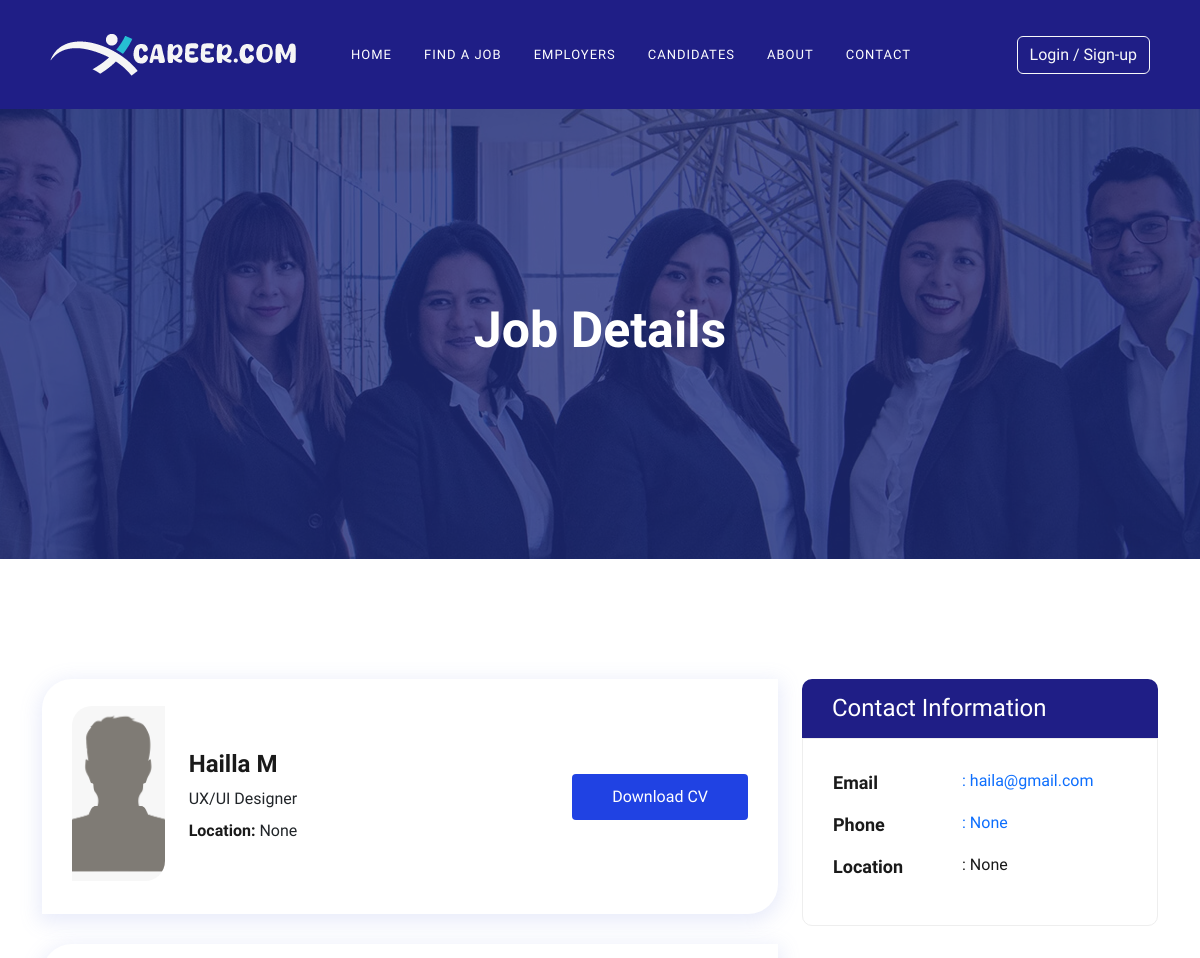
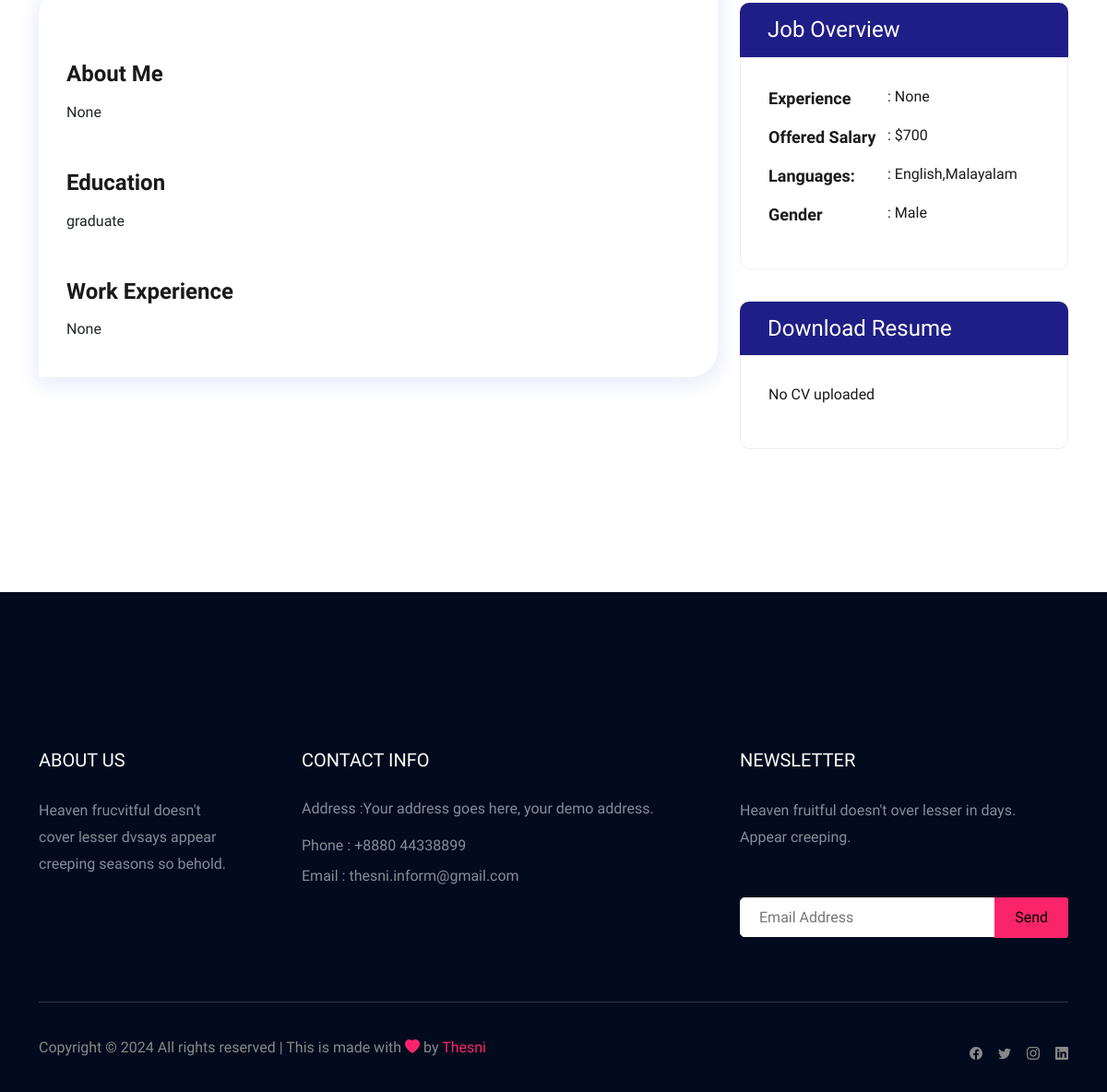
The app's page /candidate_details/2 with its own data (2 pictures, top to bottom).
### user/models.py (models this page shows, shortened)
class Applicant(models.Model):
    user = models.OneToOneField(User, on_delete=models.CASCADE)
    email = models.CharField(max_length=50)
    phone = models.CharField(max_length=10, null=True,)
    image = models.ImageField(upload_to="media/", null=True, blank=True)
    gender = models.CharField(max_length=10)
    type = models.CharField(max_length=20)
    year = models.CharField(max_length=20)
    about = models.TextField(null=True, blank=True)
    work = models.TextField(null=True, blank=True)
    location = models.TextField(null=True, blank=True)
    cv = models.FileField(upload_to="resumes/", null=True, blank=True)
    district= models.TextField(null=True, blank=True)
    state= models.TextField(null=True, blank=True)
    country= models.TextField(null=True, blank=True)
    pincode= models.TextField(null=True, blank=True)
    EDUCATION_CHOICES = [
        ('diploma', 'Diploma'),
        ('graduate', 'Graduate'),
        ('post_graduate', 'Post Graduate'),
        ('iti', 'ITI'),
    ]
    education_level = models.CharField(max_length=20, choices=EDUCATION_CHOICES, default='graduate')

### user/views.py (the view)
# urls.py: path('candidate_details/<int:myid>', views.candidate_details, name= 'candidate_details'),
def candidate_details(request, myid):
    candidate = Applicant.objects.get(id=myid)
    return render(request,"candidate_details.html", {'candidate': candidate})

### user/context_processors.py (called while the page is built, shortened)
def user_role(request):
    user = request.user
    return {'is_applicant': False, 'is_company': False}

### templates/candidate_details.html (shortened to what this page needs)
{% extends 'base.html' %}
{% block content %}
{% load static %}
<div class="slider-area ">
    <div class="single-slider section-overly slider-height2 d-flex align-items-center"
        data-background="/static/img/about.jpg" style="background-image: url(&quot;/static/img/about.jpg&quot;);">
        <div class="container">
            <div class="row">
                <div class="col-xl-12">
                    <div class="hero-cap text-center">
                        <h2>job details</h2>
                    </div>
                </div>
            </div>
        </div>
    </div>
</div>
<div class="job-post-company pt-120 pb-120">
    <div class="container">
        <div class="row">
            <div class="col-lg-8">
                <div class="candidates-cv">
                    <div class="row align-items-center">
                        <div class="col-lg-2">
                            <div class="hot-jobs-img">
                                {% if candidate.image %}
                              <img src="{{candidate.image.url}}" alt="">
                               {% else %}
                              <img src="/static/img/user.png" alt="Image" >
                               {% endif %}
                            </div>
                        </div>
                        <div class="col-lg-6">
                            <div class="candidates-cv-content">
                                <h3>{{candidate.user.first_name}} {{candidate.user.last_name}}</h3>
                                <span class="sub-title">UX/UI Designer</span>
                                <ul>
                                    <li><span>Location: </span>{{candidate.location}}</li>
                                </ul>
                            </div>
                        </div>
                        <div class="col-lg-4">
                            <a href="{{ applicant.cv.url }}" target="_blank" class="default-btn" download="">Download CV</a>
                        </div>
                    </div>
                </div>
                <div class="candidates-details-content">
                    <h3>About Me</h3>
                    <p>{{candidate.about}}</p>
                    <h3>Education</h3>
                    <ul>
                        <li class="arts"> {{candidate.education_level}}</li>
                    </ul>
                    <h3>Work Experience</h3>
                    <ul>
                        <li class="arts"> {{candidate.work}}</li>
                    </ul>
                </div>
            </div>
            <div class="col-lg-4">
                <div class="candidates-details-sidebar">
                    <div class="candidates-widget">
                        <h3>Contact Information</h3>
                        <ul class="overview">
                            <li>
                                Email
                                <a href="mailto:hello@jubi.com"><span>: {{candidate.user.email}}</span></a>
                            </li>
                            <li>
                                Phone
                                <a href="tel:+1-(514)-7939-357"><span>: {{candidate.phone}}</span></a>
                            </li>
                            <li>
                                Location
                                <span>: {{candidate.location}} </span>
                            </li>
                        </ul>
                    </div>
                    <div class="candidates-widget">
                        <h3>Job Overview</h3>
                        <ul class="overview">
                            <li>
                                Experience
                                <span>: {{candidate.work}}</span>
                            </li>
                            <li>
                                Offered Salary
                                <span>: $700</span>
                            </li>
                            <li>
                                Languages:
                                <span>: English,Malayalam</span>
                            </li>
                            <li>
                                Gender
                                <span>: {{candidate.gender}}</span>
                            </li>
                        </ul>
                    </div>
                    <div class="candidates-widget">
                        <h3>Download Resume</h3>
                        <ul class="overview download ">
                            <li>
                                {% if candidate.cv %}
                                    <a href="{{ candidate.cv.url }}" target="_blank">PDF Format CV</a>
                                {% else %}
                                    <p>No CV uploaded</p>
                                {% endif %}
                            </li>
                        </ul>
                    </div>
                </div>
            </div>
        </div>
    </div>
</div>
{% endblock %}

### static/css/style.css (style rules this page uses)
body { font-family: "Muli", sans-serif; margin: 0; padding: 0; }
p { font-family: "Muli", sans-serif; font-size: 16px; font-weight: normal; }
a { text-decoration: none; }
.section-overly { position: relative; z-index: 0 }
.section-overly::before { position: absolute; content: ""; background-color: rgba(31,43,123,0.8); width: 100%; height: 100%; left: 0; top: 0; bottom: 0; right: 0; z-index: -1; background-repeat: no-repeat }
.slider-height2 { min-height: 450px; background-repeat: no-repeat; background-position: center center; background-size: cover; }
.section-overly { position: relative; z-index: 0; }
.slider-area .hero-cap h2 { color: #fff; font-size: 50px; font-weight: 700; text-transform: capitalize; }
.pb-120 { padding-bottom: 120px; }
.pt-120 { padding-top: 120px; }
ul { margin: 0px; padding: 0px; }
li { list-style: none; }

### static/css/admin.css (style rules this page uses)
.job_detail h4, h3 { color: #929191; font-size: 15px; }

### templates/candidate_details.html (style rules this page uses)
.candidates-cv { padding: 30px; background-color: #fff; box-shadow: 0px 5px 20px 3px rgba(230, 233, 249, .9); transition: all ease .5s; border-radius: 30px 0 30px 0; margin-bottom: 30px; }
.candidates-cv .hot-jobs-img { box-shadow: none; }
.candidates-cv .hot-jobs-img img { border-radius: 20px 0 20px 0; position: relative; top: -3px; height: 175px; object-fit: cover; width: 100%; }
.candidates-cv .candidates-cv-content h3 { font-size: 24px; margin-bottom: 8px; color: #1a1a1a; font-weight: bold; }
.candidates-cv .candidates-cv-content .sub-title { display: inline-block; margin-bottom: 8px; }
.candidates-cv .candidates-cv-content ul li span { font-weight: bold; color: #1a1a1a; }
.default-btn { font-size: 16px; color: #fff; line-height: 1; transition: all ease .5s; text-align: center; background-color: #2042e3; position: relative; z-index: 1; overflow: hidden; display: inline-table; padding: 15px 40px; border-radius: 4px; }
.candidates-cv .default-btn { float: right; }
.candidates-details-content { background-color: #fff; box-shadow: 0px 5px 20px 3px rgba(230, 233, 249, .9); padding: 30px; padding-bottom: 40px; border-radius: 30px 0 30px 0; }
.candidates-details-content h3 { font-size: 24px; color: #1a1a1a; font-weight: bold; margin-bottom: 15px; margin-top: 50px; }
.candidates-details-sidebar .candidates-widget { margin-bottom: 35px; }
.candidates-details-sidebar .candidates-widget h3 { background-color: #1f1e86; padding: 15px 30px; border-radius: 10px 10px 0 0; font-size: 24px; margin-bottom: 0; color: #ffffff; }
.candidates-details-sidebar .candidates-widget .overview { margin: 0; list-style-type: none; padding: 30px; background-color: 0px 5px 20px 3px rgba(230, 233, 249, .9); border-radius: 0 0 10px 10px; border: 1px solid #eee; }
.overview li { font-weight: 600; font-size: 18px; color: #1a1a1a; margin-bottom: 15px; }
.overview span { font-weight: normal; font-size: 16px; float: right; width: 165px; }

### records on screen
Applicant: user.first_name "Hailla", user.last_name "M", location "None", about "None", education_level "graduate", work "None", user.email "haila@gmail.com", phone "None", gender "Male"
